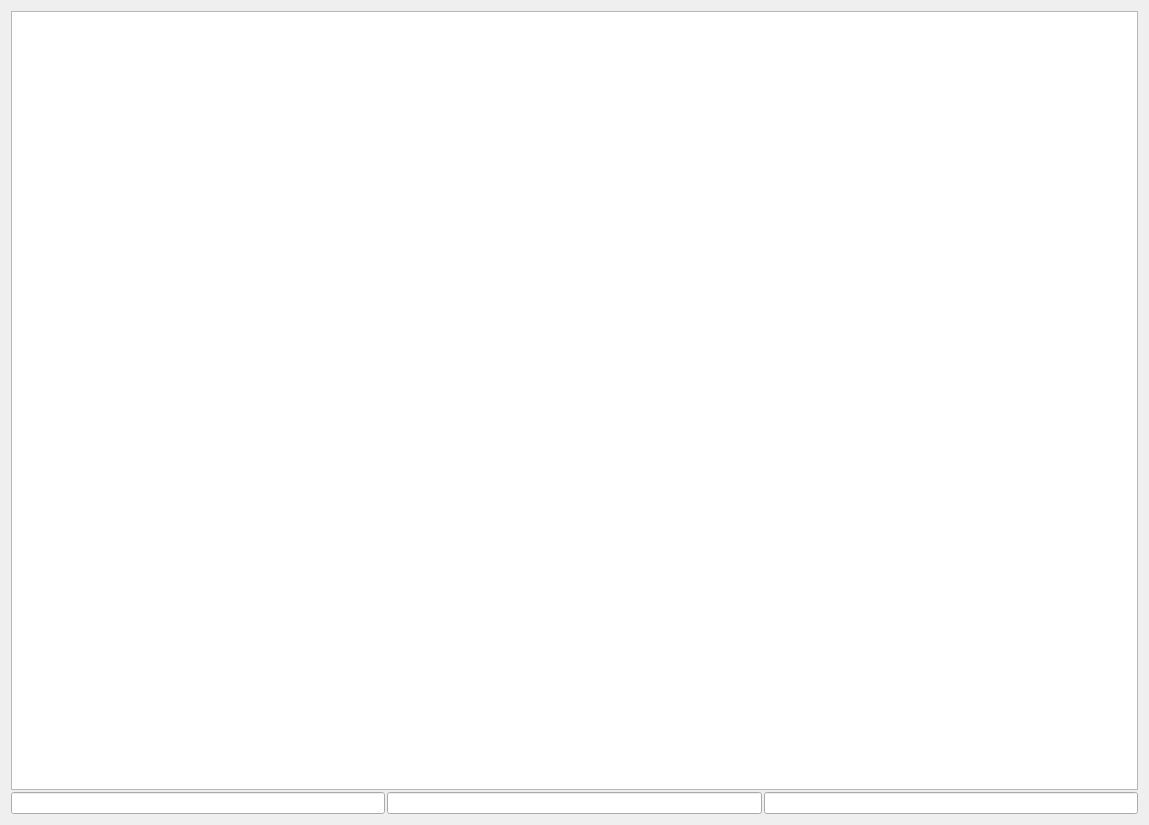
<?xml version="1.0" encoding="UTF-8"?>
<ui version="4.0">
 <class>ParametersWidget</class>
 <widget class="QWidget" name="ParametersWidget">
  <property name="geometry">
   <rect>
    <x>0</x>
    <y>0</y>
    <width>1149</width>
    <height>825</height>
   </rect>
  </property>
  <property name="windowTitle">
   <string>Form</string>
  </property>
  <layout class="QVBoxLayout" name="verticalLayout">
   <property name="spacing">
    <number>2</number>
   </property>
   <item>
    <widget class="QTreeView" name="parametersTreeView"/>
   </item>
   <item>
    <layout class="QHBoxLayout" name="horizontalLayout">
     <property name="spacing">
      <number>2</number>
     </property>
     <item>
      <widget class="QLineEdit" name="nameFilterEdit">
       <property name="clearButtonEnabled">
        <bool>true</bool>
       </property>
      </widget>
     </item>
     <item>
      <widget class="QLineEdit" name="valueFilterEdit">
       <property name="clearButtonEnabled">
        <bool>true</bool>
       </property>
      </widget>
     </item>
     <item>
      <widget class="QLineEdit" name="typeFilterEdit">
       <property name="clearButtonEnabled">
        <bool>true</bool>
       </property>
      </widget>
     </item>
    </layout>
   </item>
  </layout>
 </widget>
 <resources/>
 <connections/>
</ui>
